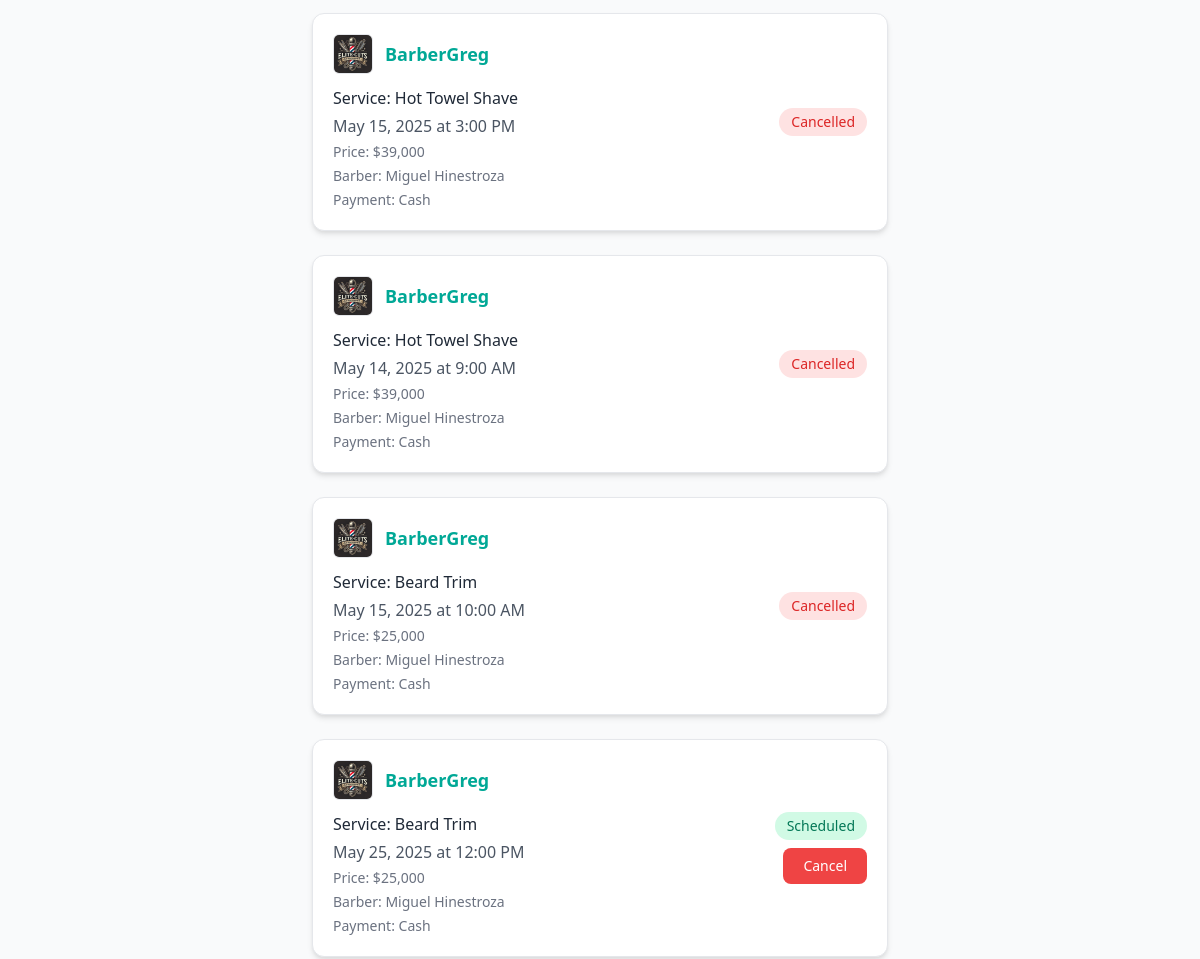
Page /customer/appointments/ (signed in, middle part) on the earlier database version.
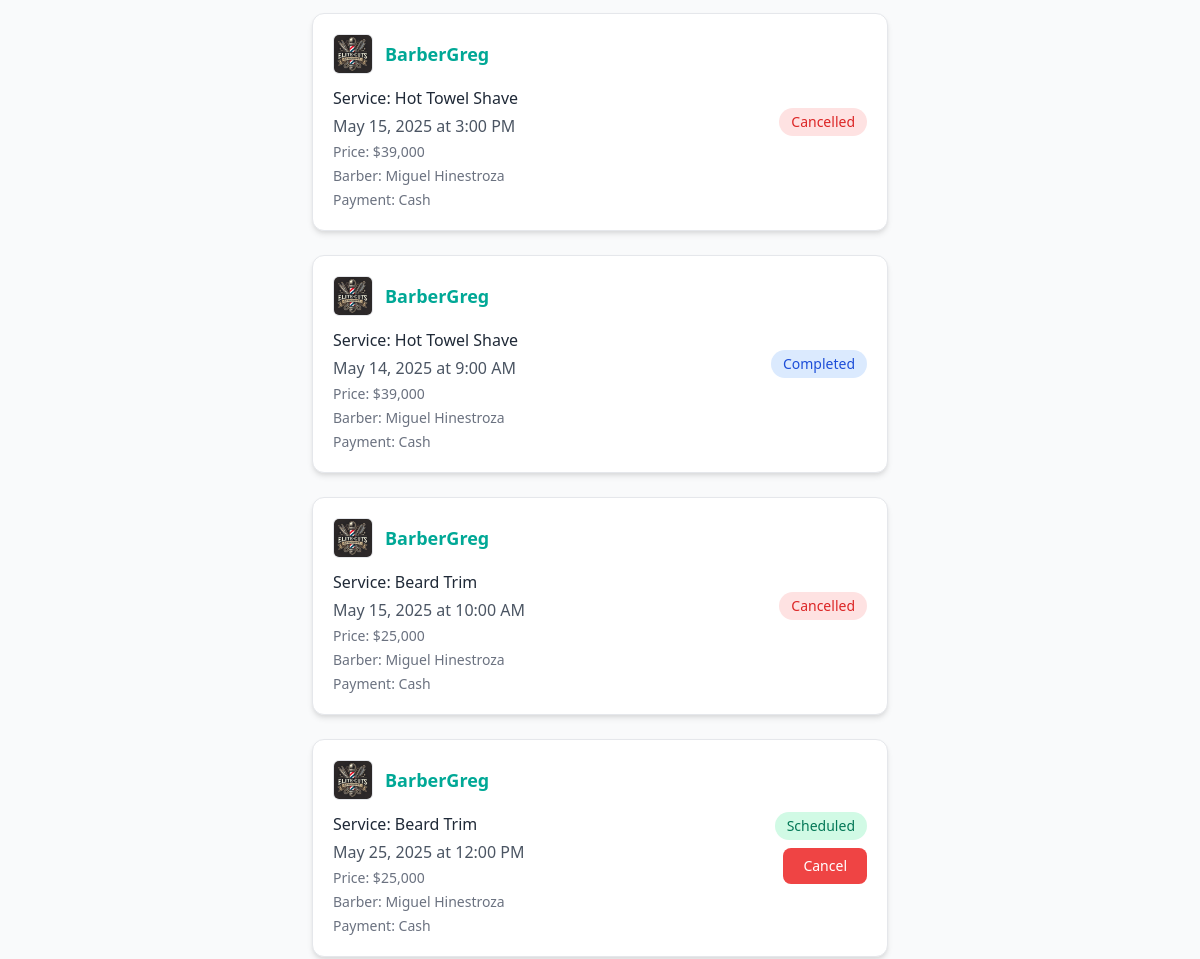
Same page on the later database version.
### business/models.py (models this page shows, shortened)
class Appointment(models.Model):
    business = models.ForeignKey(BusinessAccount, on_delete=models.CASCADE, related_name='appointments', default=get_default_business)
    date = models.DateField()
    time = models.TimeField()
    customer = models.ForeignKey('customer.Customer',  on_delete=models.CASCADE, related_name='appointments', null=True, blank=True)
    customer_name = models.CharField(max_length=100, blank=True, null=True)
    customer_email = models.EmailField(max_length=100, blank=True, null=True)
    service = models.ForeignKey(Service, on_delete=models.CASCADE, related_name='appointments')
    price = models.DecimalField(max_digits=10, decimal_places=2, null=True, blank=True)
    payment_method = models.CharField(max_length=20, choices=[
        ("Cash", "Cash"), ("Card", "Card"), ("Online", "Online")
    ])
    duration_minutes = models.PositiveIntegerField(default=30)
    barber = models.ForeignKey(Employee, on_delete=models.CASCADE, related_name='appointments')
    customer_satisfaction = models.IntegerField(null=True, blank=True)
    repeat_customer = models.BooleanField(default=False)
    no_show = models.BooleanField(default=False)
    status = models.CharField(max_length=20, choices=[('scheduled', 'Scheduled'), ('completed', 'Completed'), ('cancelled', 'Cancelled')], default='scheduled')

class BusinessAccount(models.Model):
    name = models.CharField(max_length=100)
    email = models.EmailField(max_length=100, default='')
    address = models.CharField(max_length=200)
    description = models.TextField(blank=True)
    logo = models.ImageField(upload_to='business/images/')
    user = models.OneToOneField(Account, on_delete=models.CASCADE, null=True, blank=True)
    phone = models.CharField(max_length=20)
    instagram = models.URLField(blank=True, null=True)
    facebook = models.URLField(blank=True, null=True)
    twitter = models.URLField(blank=True, null=True)
    tiktok = models.URLField(blank=True, null=True)

class Service(models.Model):
    business = models.ForeignKey(BusinessAccount, on_delete=models.CASCADE, default=get_default_business)
    name = models.CharField(max_length=200)
    description = models.TextField(blank=True, null=True)
    price = models.DecimalField(max_digits=10, decimal_places=2)
    available = models.BooleanField(default=True)
    image = models.ImageField(upload_to='services/', blank=True, null=True)
    created_at = models.DateTimeField(auto_now_add=True)
    def __str__(self):
        return self.name

class Employee(models.Model):
    business = models.ForeignKey(BusinessAccount, on_delete=models.CASCADE, related_name='employees', default=get_default_business)
    name = models.CharField(max_length=100)
    photo = models.ImageField(upload_to='employees/photos/', blank=True, null=True)
    job_description = models.TextField()
    phone = models.CharField(max_length=20)

### customer/views.py (the view)
# urls.py: path('appointments/', views.listUserAppointments, name='userAppointments'),
@login_required
def listUserAppointments(request):
    if not hasattr(request.user, 'customer'):
        return render(request, 'error.html', {'message': 'Only clients can view appointments.'})
    customer = request.user.customer
    appointments = Appointment.objects.filter(customer=customer)
    if not appointments.exists():
        appointments = Appointment.objects.filter(customer_email=customer.user.email)
    return render(request, 'user_appointments.html', {'appointments': appointments, 'customer': customer})

### eidosapp/context_processors.py (called while the page is built)
def user_type_context(request):
    user_type = None
    if request.user.is_authenticated:
        if hasattr(request.user, 'is_business') and request.user.is_business:
            user_type = 'business'
        elif hasattr(request.user, 'is_customer') and request.user.is_customer:
            user_type = 'customer'
    return {'user_type': user_type}

def business_user_context(request):
    business_user = None
    if request.user.is_authenticated and hasattr(request.user, 'is_business') and request.user.is_business:
        business_user = BusinessAccount.objects.get(user=request.user)
    return {'business_user': business_user}

### customer/templates/user_appointments.html (shortened to what this page needs)
{% extends 'base.html' %}
{% load static %}
{% load humanize %}
{% block content %}
<div class="max-w-4xl mx-auto mt-10 px-4">
    {% if appointments %}
        <ul class="space-y-6">
            {% for appointment in appointments %}
                <li class="p-5 bg-white rounded-xl shadow-md border border-gray-200 hover:shadow-lg transition-all max-w-xl mx-auto">
                    <div class="flex flex-col md:flex-row justify-between md:items-center gap-4">
                        <div class="flex flex-col space-y-1">
                            <div class="flex items-center gap-3 mb-2">
                                {% if appointment.business.logo %}
                                    <img src="{{ appointment.business.logo.url }}" alt="{{ appointment.business.name }}" class="w-10 h-10 rounded-md object-cover border">
                                {% else %}
                                    <img src="{% static 'default-business.png' %}" alt="{{ appointment.business.name }}" class="w-10 h-10 rounded-md object-cover border">
                                {% endif %}
                                <h2 class="text-lg font-semibold text-primary">{{ appointment.business.name }}</h2>
                            </div>
                            <h3 class="text-md font-medium text-gray-800">Service: {{ appointment.service }}</h3>
                            <p class="text-gray-600">{{ appointment.date|date:"F j, Y" }} at {{ appointment.time|time:"g:i A" }}</p>
                            <p class="text-sm text-gray-500">Price: ${{ appointment.price|floatformat:0|intcomma }}</p>
                            <p class="text-sm text-gray-500">Barber: {{ appointment.barber.name }}</p>
                            <p class="text-sm text-gray-500">Payment: {{ appointment.payment_method }}</p>
                        </div>
                        <div class="flex flex-col items-end gap-2">
                            {% if appointment.status == 'scheduled' %}
                                <span class="px-3 py-1 text-sm font-medium rounded-full bg-green-100 text-green-700">Scheduled</span>
                                <form method="post" action="{% url 'cancel_appointment' appointment.id %}" onsubmit="return confirm('Are you sure you want to cancel this appointment?');">
                                    <button type="submit" class="text-sm px-5 py-2 bg-red-500 hover:bg-red-600 text-white rounded-lg transition">
                                        Cancel
                                    </button>
                                </form>
                            {% elif appointment.status == 'completed' %}
                                <span class="px-3 py-1 text-sm font-medium rounded-full bg-blue-100 text-blue-700">Completed</span>
                            {% else %}
                                <span class="px-3 py-1 text-sm font-medium rounded-full bg-red-100 text-red-600">Cancelled</span>
                            {% endif %}
                        </div>
                    </div>
                </li>
            {% endfor %}
        </ul>
    {% else %}
        <div class="text-center text-gray-500 text-lg mt-10">
            <p>You don't have any appointments yet.</p>
        </div>
    {% endif %}
</div>
<br>
{% endblock %}

Differences in the rows shown:
changed Appointment "May 14, 2025": status "Cancelled" → "Completed"
